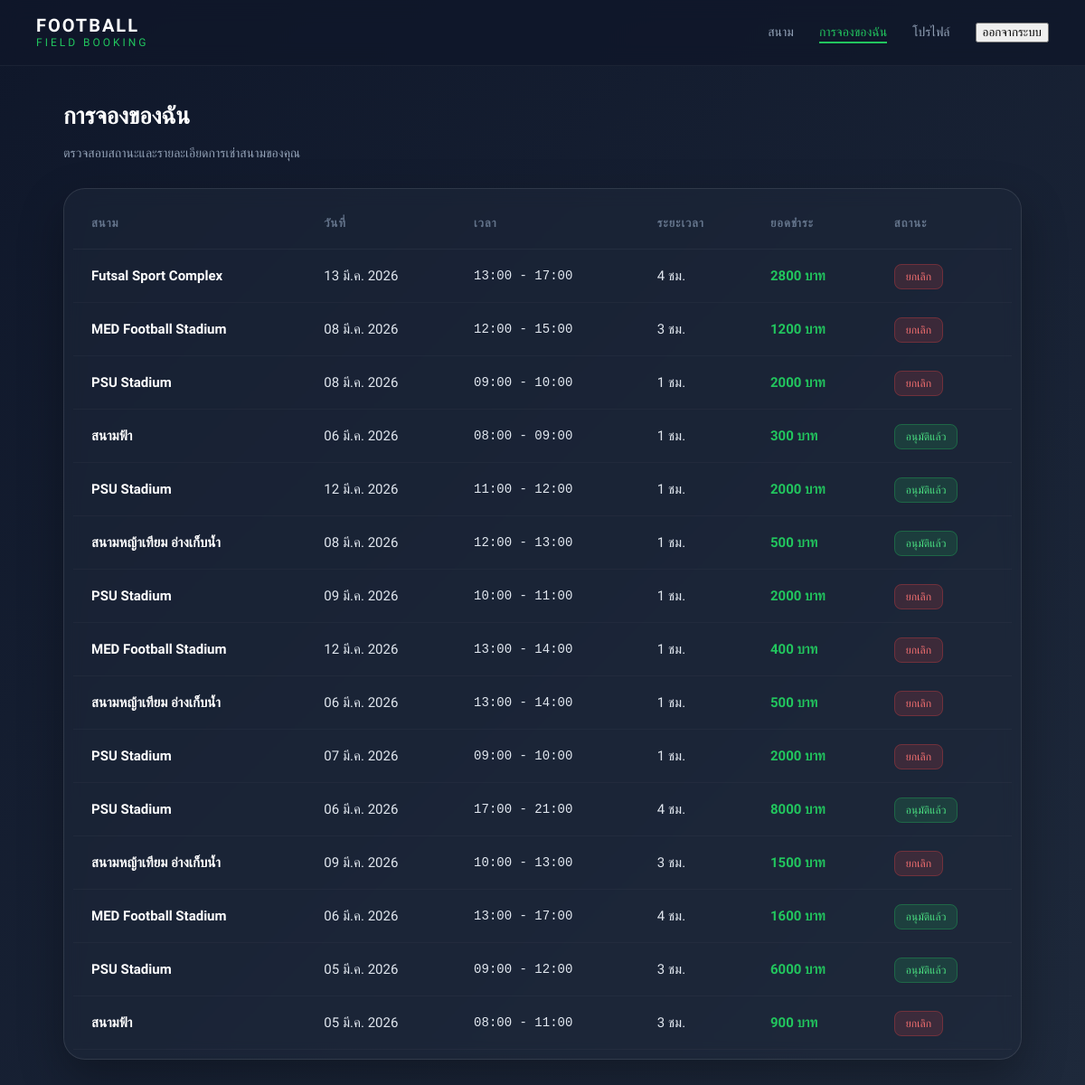
Page /my-booking/ (signed in) on the earlier database version.
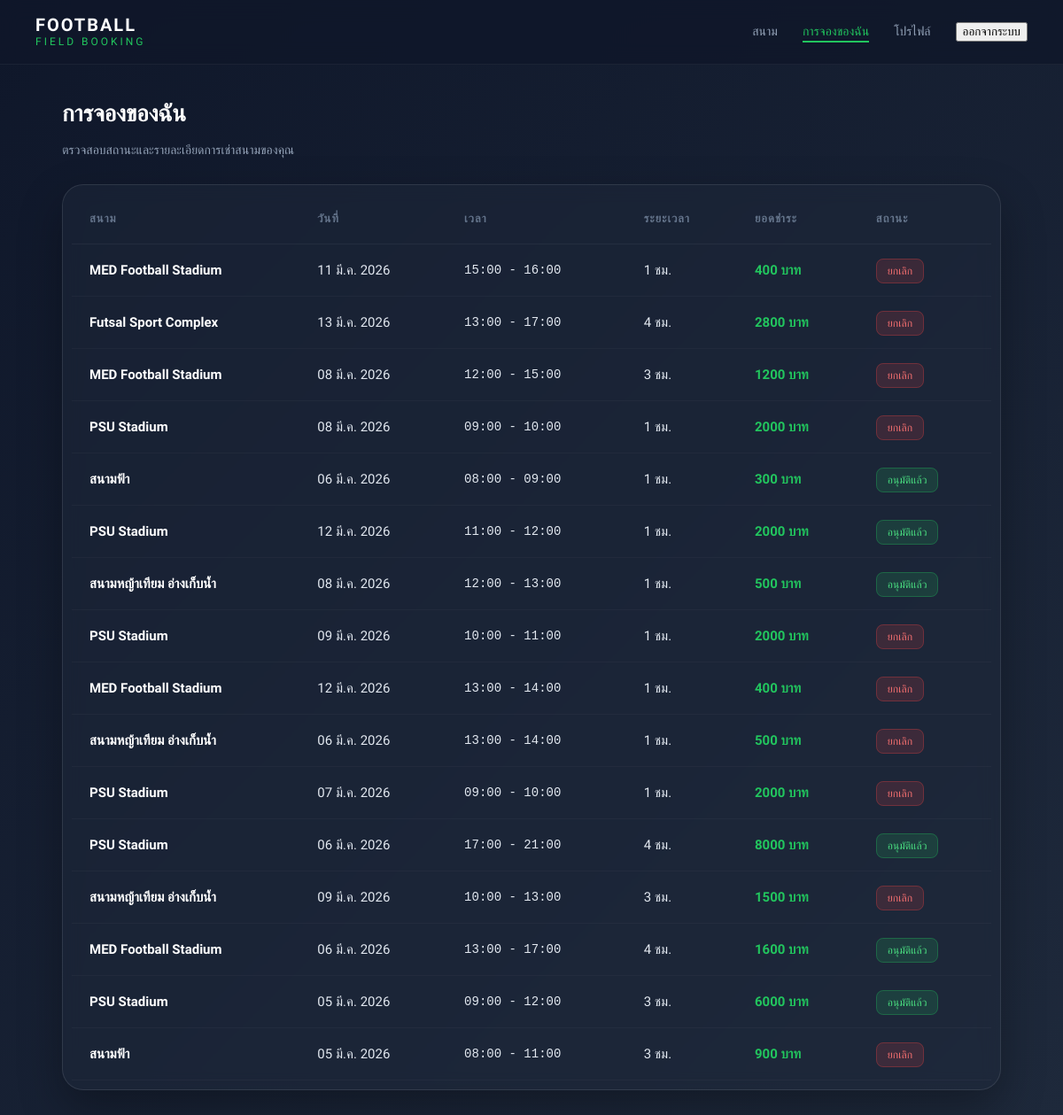
Same page on the later database version.
### booking/models.py (models this page shows, shortened)
class Booking(models.Model):
    STATUS_CHOICES = (
        ('pending', 'Pending'),
        ('approved', 'Approved'),
        ('rejected', 'Rejected'),
        ('cancelled', 'Cancelled'),
    )
    user = models.ForeignKey(User, on_delete=models.CASCADE)
    field = models.ForeignKey(Field, on_delete=models.CASCADE)
    date = models.DateField()
    start_time = models.TimeField()
    end_time = models.TimeField()
    hours = models.IntegerField()
    total_price = models.IntegerField()
    status = models.CharField(
        max_length=10,
        choices=STATUS_CHOICES,
        default='pending'
    )
    slip = models.ImageField(upload_to="slips/", null=True, blank=True)
    created_at = models.DateTimeField(auto_now_add=True)
    class Meta:
        ordering = ['-created_at']

class Field(models.Model):
    name = models.CharField(max_length=100)
    field_type = models.CharField(max_length=20, choices=FIELD_TYPE)
    price = models.IntegerField()
    image = models.ImageField(upload_to='fields/', null=True, blank=True)
    open_time = models.TimeField()
    close_time = models.TimeField()

### booking/views.py (the view)
# urls.py: path('my-booking/', views.my_booking, name='my_booking'),
def my_booking(request):
    bookings = Booking.objects.filter(user=request.user).order_by('-id')
    return render(request, 'booking/my-booking.html', {
        'bookings': bookings
    })

### booking/templates/booking/my-booking.html (shortened to what this page needs)
{% load static %}
<!DOCTYPE html>
<html lang="th">
<head>
    <link rel="stylesheet" href="{% static 'booking/css/my-booking.css' %}">
</head>
<body>
    <nav class="navbar">
        <div class="logo">
            <span class="logo-main">FOOTBALL</span>
            <span class="logo-sub">FIELD BOOKING</span>
        </div>
        <ul class="nav-menu">
            <li><a href="{% url 'home' %}">สนาม</a></li>
            <li><a href="{% url 'my_booking' %}" class="active">การจองของฉัน</a></li>
            <li><a href="{% url 'profile' %}">โปรไฟล์</a></li>
            <li>
                <form action="{% url 'logout' %}" method="post" style="display:inline;">
                    <button type="submit" class="logout-btn">ออกจากระบบ</button>
                </form>
            </li>
        </ul>
    </nav>
    <div class="container">
        <header class="page-header">
            <h1>การจองของฉัน</h1>
            <p class="subtitle">ตรวจสอบสถานะและรายละเอียดการเช่าสนามของคุณ</p>
        </header>
        <div class="table-card">
            <div class="table-wrapper">
                <table>
                    <thead>
                        <tr>
                            <th>สนาม</th>
                            <th>วันที่</th>
                            <th>เวลา</th>
                            <th>ระยะเวลา</th>
                            <th>ยอดชำระ</th>
                            <th>สถานะ</th>
                        </tr>
                    </thead>
                    <tbody>
                        {% if bookings %}
                            {% for booking in bookings %}
                            <tr>
                                <td class="field-info">
                                    <span class="name">{{ booking.field.name }}</span>
                                </td>
                                <td>{{ booking.date|date:"d M Y" }}</td>
                                <td class="time-slot">{{ booking.start_time|time:"H:i" }} - {{ booking.end_time|time:"H:i" }}</td>
                                <td>{{ booking.hours }} ชม.</td>
                                <td class="total-price">{{ booking.total_price }} บาท</td>
                                <td>
                                    {% if booking.status == "pending" %}
                                        <span class="status-badge pending">รอตรวจสอบ</span>
                                    {% elif booking.status == "approved" %}
                                        <span class="status-badge approved">อนุมัติแล้ว</span>
                                    {% else %}
                                        <span class="status-badge rejected">ยกเลิก</span>
                                    {% endif %}
                                </td>
                            </tr>
                            {% endfor %}
                        {% endif %}
                    </tbody>
                </table>
            </div>
        </div>
    </div>
</body>
</html>

Differences in the rows shown:
added Booking: field.name "MED Football Stadium", date "11 มี.ค. 2026", start_time "15:00", end_time "16:00", hours "1", total_price "400", status "ยกเลิก"
